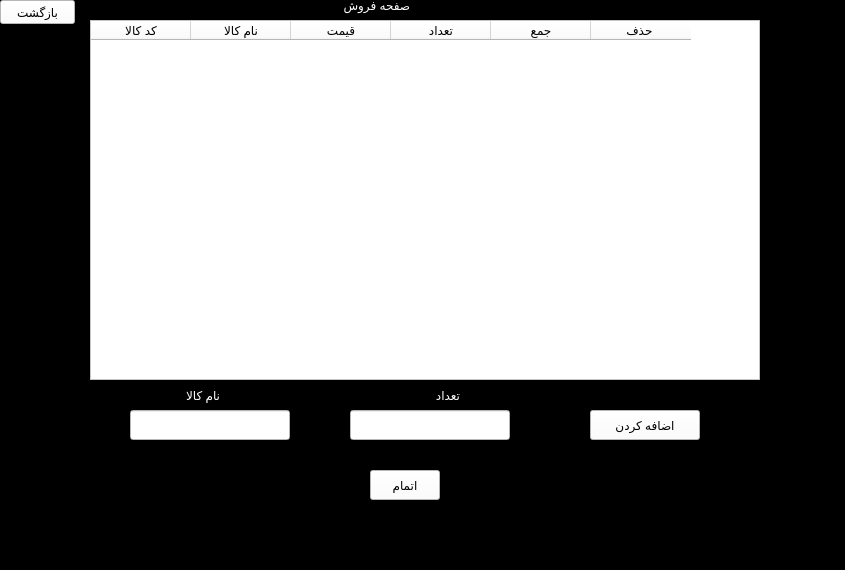
<?xml version="1.0" encoding="UTF-8"?>
<ui version="4.0">
 <class>sellpage</class>
 <widget class="QMainWindow" name="sellpage">
  <property name="geometry">
   <rect>
    <x>0</x>
    <y>0</y>
    <width>845</width>
    <height>570</height>
   </rect>
  </property>
  <property name="windowTitle">
   <string>MainWindow</string>
  </property>
  <property name="styleSheet">
   <string notr="true">background-color: rgb(0, 0, 0);</string>
  </property>
  <widget class="QWidget" name="centralwidget">
   <widget class="QListView" name="listView">
    <property name="geometry">
     <rect>
      <x>0</x>
      <y>-50</y>
      <width>960</width>
      <height>681</height>
     </rect>
    </property>
   </widget>
   <widget class="QTableWidget" name="tableWidget">
    <property name="geometry">
     <rect>
      <x>90</x>
      <y>20</y>
      <width>670</width>
      <height>360</height>
     </rect>
    </property>
    <property name="minimumSize">
     <size>
      <width>0</width>
      <height>0</height>
     </size>
    </property>
    <property name="whatsThis">
     <string>&lt;html&gt;&lt;head/&gt;&lt;body&gt;&lt;p align=&quot;center&quot;&gt;&lt;br/&gt;&lt;/p&gt;&lt;/body&gt;&lt;/html&gt;</string>
    </property>
    <property name="styleSheet">
     <string notr="true">background-color: rgb(255, 255, 255);</string>
    </property>
    <column>
     <property name="text">
      <string>کد کالا</string>
     </property>
    </column>
    <column>
     <property name="text">
      <string>نام کالا</string>
     </property>
    </column>
    <column>
     <property name="text">
      <string>قیمت</string>
     </property>
    </column>
    <column>
     <property name="text">
      <string>تعداد</string>
     </property>
    </column>
    <column>
     <property name="text">
      <string>جمع</string>
     </property>
    </column>
    <column>
     <property name="text">
      <string>حذف </string>
     </property>
    </column>
   </widget>
   <widget class="QLineEdit" name="Scout">
    <property name="geometry">
     <rect>
      <x>350</x>
      <y>410</y>
      <width>160</width>
      <height>30</height>
     </rect>
    </property>
    <property name="styleSheet">
     <string notr="true">background-color: rgb(255, 255, 255);</string>
    </property>
   </widget>
   <widget class="QLineEdit" name="SProCode">
    <property name="geometry">
     <rect>
      <x>130</x>
      <y>410</y>
      <width>160</width>
      <height>30</height>
     </rect>
    </property>
    <property name="styleSheet">
     <string notr="true">background-color: rgb(255, 255, 255);</string>
    </property>
   </widget>
   <widget class="QLabel" name="label">
    <property name="geometry">
     <rect>
      <x>370</x>
      <y>380</y>
      <width>90</width>
      <height>30</height>
     </rect>
    </property>
    <property name="styleSheet">
     <string notr="true">color: rgb(255, 255, 255);</string>
    </property>
    <property name="text">
     <string>تعداد</string>
    </property>
   </widget>
   <widget class="QLabel" name="label_3">
    <property name="geometry">
     <rect>
      <x>130</x>
      <y>380</y>
      <width>90</width>
      <height>30</height>
     </rect>
    </property>
    <property name="styleSheet">
     <string notr="true">color: rgb(255, 255, 255);</string>
    </property>
    <property name="text">
     <string>نام کالا</string>
    </property>
   </widget>
   <widget class="QPushButton" name="SellAddPB">
    <property name="geometry">
     <rect>
      <x>590</x>
      <y>410</y>
      <width>110</width>
      <height>30</height>
     </rect>
    </property>
    <property name="styleSheet">
     <string notr="true">background-color: rgb(255, 255, 255);</string>
    </property>
    <property name="text">
     <string>اضافه کردن</string>
    </property>
   </widget>
   <widget class="QPushButton" name="SellBackPB">
    <property name="geometry">
     <rect>
      <x>0</x>
      <y>0</y>
      <width>75</width>
      <height>24</height>
     </rect>
    </property>
    <property name="styleSheet">
     <string notr="true">
background-color: rgb(255, 255, 255);</string>
    </property>
    <property name="text">
     <string>بازگشت</string>
    </property>
   </widget>
   <widget class="QLabel" name="hiddenValue">
    <property name="geometry">
     <rect>
      <x>280</x>
      <y>100</y>
      <width>140</width>
      <height>110</height>
     </rect>
    </property>
    <property name="text">
     <string>TextLabel</string>
    </property>
   </widget>
   <widget class="QLabel" name="label_2">
    <property name="geometry">
     <rect>
      <x>220</x>
      <y>-10</y>
      <width>190</width>
      <height>30</height>
     </rect>
    </property>
    <property name="styleSheet">
     <string notr="true">color: rgb(255, 255, 255);</string>
    </property>
    <property name="text">
     <string>صفحه فروش</string>
    </property>
   </widget>
   <widget class="QPushButton" name="End">
    <property name="geometry">
     <rect>
      <x>370</x>
      <y>470</y>
      <width>70</width>
      <height>30</height>
     </rect>
    </property>
    <property name="styleSheet">
     <string notr="true">background-color: rgb(255, 255, 255);</string>
    </property>
    <property name="text">
     <string>اتمام</string>
    </property>
   </widget>
   <zorder>hiddenValue</zorder>
   <zorder>listView</zorder>
   <zorder>tableWidget</zorder>
   <zorder>Scout</zorder>
   <zorder>SProCode</zorder>
   <zorder>label</zorder>
   <zorder>label_3</zorder>
   <zorder>SellBackPB</zorder>
   <zorder>label_2</zorder>
   <zorder>SellAddPB</zorder>
   <zorder>End</zorder>
  </widget>
  <widget class="QStatusBar" name="statusbar"/>
  <widget class="QMenuBar" name="menubar">
   <property name="geometry">
    <rect>
     <x>0</x>
     <y>0</y>
     <width>845</width>
     <height>22</height>
    </rect>
   </property>
  </widget>
 </widget>
 <resources/>
 <connections/>
</ui>
